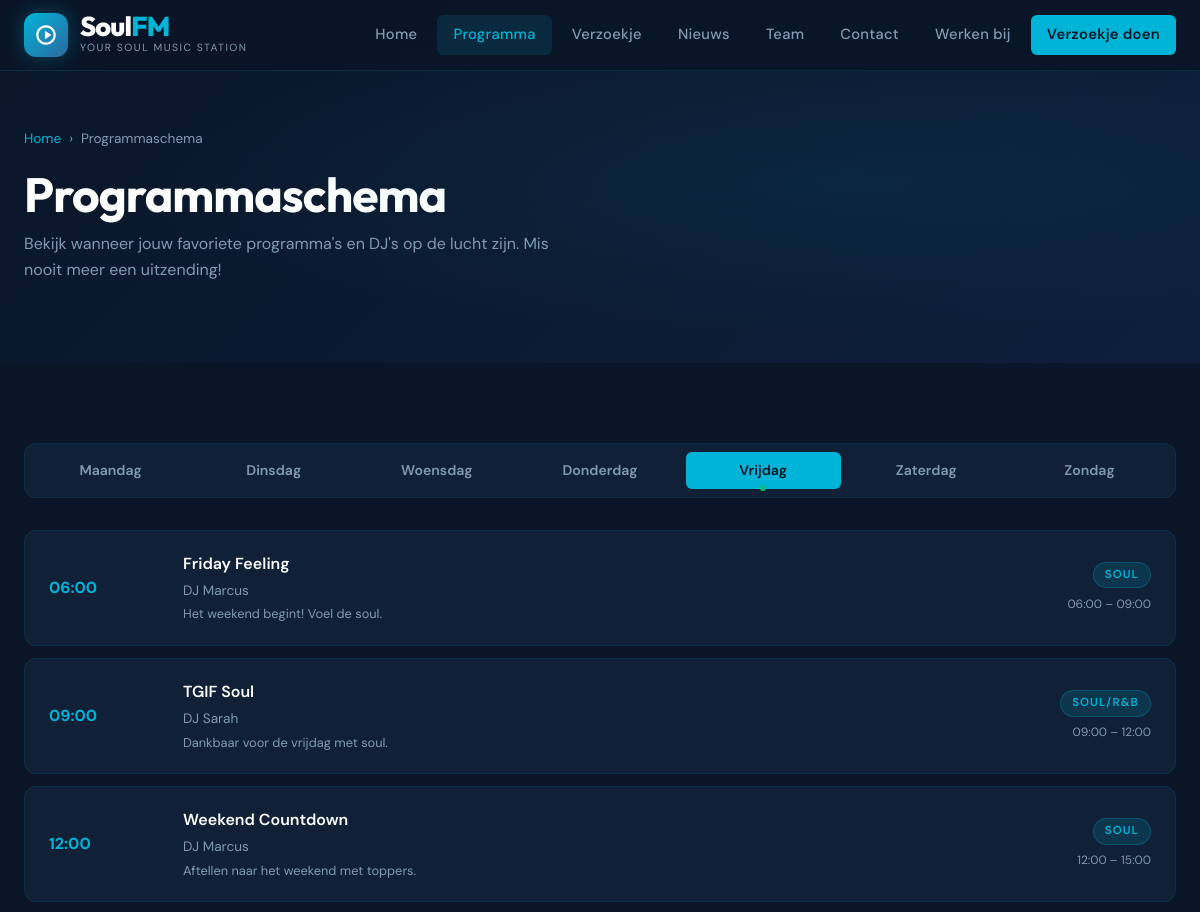
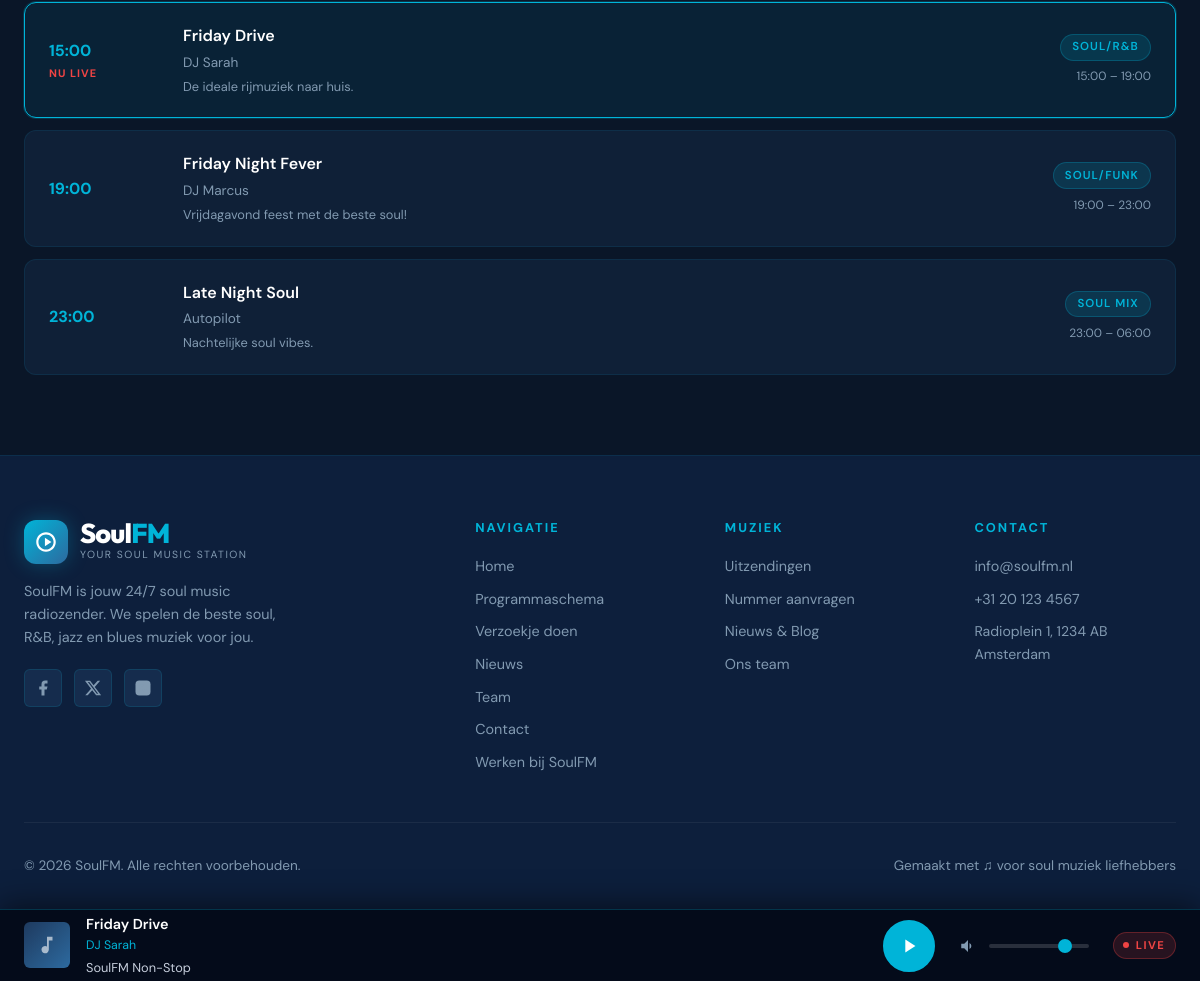
Page /schedule.php on the committed database (2 pictures, top to bottom).
### tables this page shows
CREATE TABLE IF NOT EXISTS schedule (
    id INT AUTO_INCREMENT PRIMARY KEY,
    day_of_week ENUM('monday','tuesday','wednesday','thursday','friday','saturday','sunday') NOT NULL,
    start_time TIME NOT NULL,
    end_time TIME NOT NULL,
    program_name VARCHAR(100) NOT NULL,
    dj_name VARCHAR(100) NOT NULL,
    dj_bio TEXT DEFAULT NULL,
    genre VARCHAR(50) DEFAULT 'Soul',
    cover_image VARCHAR(255) DEFAULT NULL,
    created_at DATETIME NOT NULL DEFAULT CURRENT_TIMESTAMP
);

### includes/functions.php (called while the page is built, shortened)
<?php
function getSettings(): array {
    static $cache = null;
    if ($cache !== null) return $cache;
    try {
        $pdo = getPDO();
        $rows = $pdo->query('SELECT setting_key, setting_value FROM settings')->fetchAll();
        $cache = array_column($rows, 'setting_value', 'setting_key');
        return $cache;
    } catch (PDOException $e) {
        return [];
    }
}
function getScheduleForDay(string $day): array {
    try {
        $pdo = getPDO();
        $stmt = $pdo->prepare('SELECT * FROM schedule WHERE day_of_week = ? ORDER BY start_time ASC');
        $stmt->execute([strtolower($day)]);
        return $stmt->fetchAll();
    } catch (PDOException $e) {
        return [];
    }
}
function getCurrentProgram(): ?array {
    $days = ['sunday','monday','tuesday','wednesday','thursday','friday','saturday'];
    $today = $days[date('w')];
    $now = date('H:i:s');
    try {
        $pdo = getPDO();
        $stmt = $pdo->prepare('
            SELECT * FROM schedule
            WHERE day_of_week = ?
            AND (
                (start_time <= end_time AND ? BETWEEN start_time AND end_time)
                OR
                (start_time > end_time AND (? >= start_time OR ? <= end_time))
            )
            ORDER BY start_time ASC
            LIMIT 1
        ');
        $stmt->execute([$today, $now, $now, $now]);
        $program = $stmt->fetch();
        return $program ?: null;
    } catch (PDOException $e) {
        return null;
    }
}
function getLiveAzuraCastData(): ?array {
    $azuraUrl = 'https://beheer.soulfm.nl/api/nowplaying/1';$context  = stream_context_create([
        'http' => [
            'timeout' => 2.5,
            'header'  => "User-Agent: SoulFM-Website/1.0\r\n"
        ]
    ]);
    $response = @file_get_contents($azuraUrl, false,$context);
    return null;
}
function getCurrentSong(): string {
    $data = getLiveAzuraCastData();
    return 'SoulFM Non-Stop';
}
function getAllSchedule(): array {
    $days = ['monday','tuesday','wednesday','thursday','friday','saturday','sunday'];
    $schedule = [];
    foreach ($days as $day) {
        $schedule[$day] = getScheduleForDay($day);
    }
    return $schedule;
}
function formatTime(string $time): string {
    return date('H:i', strtotime($time));
}
function dutchDayName(string $day): string {
    $names = [
        'monday'    => 'Maandag',
        'tuesday'   => 'Dinsdag',
        'wednesday' => 'Woensdag',
        'thursday'  => 'Donderdag',
        'friday'    => 'Vrijdag',
        'saturday'  => 'Zaterdag',
        'sunday'    => 'Zondag',
    ];
    return $names[strtolower($day)] ?? ucfirst($day);
}

### schedule.php (the view, shortened to what this page needs)
<?php
require_once __DIR__ . '/includes/functions.php';
$allSchedule = getAllSchedule();
$dayOrder = ['monday','tuesday','wednesday','thursday','friday','saturday','sunday'];
require_once __DIR__ . '/includes/header.php';
?>
<main id="main-content">
<div class="page-header">
  <div class="container">
    <div class="breadcrumb"><a href="<?= BASE_URL ?>/index.php">Home</a> <span>›</span> <span>Programmaschema</span></div>
    <h1>Programmaschema</h1>
    <p>Bekijk wanneer jouw favoriete programma's en DJ's op de lucht zijn. Mis nooit meer een uitzending!</p>
  </div>
</div>
<section class="section">
  <div class="container">
    <div class="schedule-tabs" role="tablist" aria-label="Dagen van de week">
      <?php foreach ($dayOrder as $day): ?>
      <button
        class="tab-btn <?= $day === $today ? 'today active' : '' ?> <?= $day !== $today && array_search($day, $dayOrder) < array_search($today, $dayOrder) ? '' : '' ?>"
        data-tab="<?= $day ?>"
        role="tab"
        aria-selected="<?= $day === $today ? 'true' : 'false' ?>"
        aria-controls="tab-<?= $day ?>">
        <?= dutchDayName($day) ?>
      </button>
      <?php endforeach; ?>
    </div>
    <?php foreach ($dayOrder as $day):
      $slots = $allSchedule[$day] ?? [];
      $nowH = (int)date('H');
      $nowM = (int)date('i');
      $nowSec = $nowH*3600 + $nowM*60 + (int)date('s');
    ?>
    <div id="tab-<?= $day ?>" class="tab-content <?= $day === $today ? 'active' : '' ?>" role="tabpanel" aria-label="<?= dutchDayName($day) ?>">
      <?php if ($slots): ?>
      <div class="schedule-list">
        <?php foreach ($slots as $slot):
          $startParts = explode(':', $slot['start_time']);
          $endParts   = explode(':', $slot['end_time']);
          $startSec = (int)$startParts[0]*3600 + (int)$startParts[1]*60;
          $endSec   = (int)$endParts[0]*3600   + (int)$endParts[1]*60;
          $isCurrent = ($day === $today) && ($startSec <= $nowSec && ($endSec > $nowSec || $endSec < $startSec));
        ?>
        <div class="schedule-item <?= $isCurrent ? 'now-playing' : '' ?>">
          <div class="schedule-time">
            <?= formatTime($slot['start_time']) ?>
            <?php if ($isCurrent): ?>
            <div style="font-size:0.68rem;font-weight:700;color:#ef4444;letter-spacing:1px;margin-top:2px">NU LIVE</div>
            <?php endif; ?>
          </div>
          <div>
            <div class="schedule-program"><?= htmlspecialchars($slot['program_name']) ?></div>
            <div class="schedule-dj">
              <?= htmlspecialchars($slot['dj_name']) ?>
              <?php if (!empty($slot['dj_bio'])): ?>
              <span style="display:block;font-size:0.8rem;margin-top:0.2rem;color:var(--color-text-dim)"><?= htmlspecialchars($slot['dj_bio']) ?></span>
              <?php endif; ?>
            </div>
          </div>
          <div style="display:flex;flex-direction:column;align-items:flex-end;gap:0.4rem">
            <span class="genre-badge"><?= htmlspecialchars($slot['genre']) ?></span>
            <span style="font-size:0.75rem;color:var(--color-text-dim)"><?= formatTime($slot['start_time']) ?> – <?= formatTime($slot['end_time']) ?></span>
          </div>
        </div>
        <?php endforeach; ?>
      </div>
      <?php endif; ?>
    </div>
    <?php endforeach; ?>
  </div>
</section>
</main>
<?php require_once __DIR__ . '/includes/footer.php'; ?>

### includes/footer.php (shortened to what this page needs)
<?php
$settings     = getSettings();
$siteName     = $settings['site_name']    ?? 'SoulFM';
$fbUrl        = $settings['facebook_url'] ?? '#';
$twUrl        = $settings['twitter_url']  ?? '#';
$igUrl        = $settings['instagram_url']?? '#';
$contactEmail = $settings['contact_email']?? '';
$currentProg  = getCurrentProgram();
?>
<footer class="site-footer">
  <div class="container">
    <div class="footer-grid">
      <div class="footer-brand">
        <a href="<?= BASE_URL ?>/index.php" class="logo">
          <div class="logo-icon" aria-hidden="true">
            <svg viewBox="0 0 24 24"><path d="M12 3C7.03 3 3 7.03 3 12s4.03 9 9 9 9-4.03 9-9-4.03-9-9-9zm0 16c-3.86 0-7-3.14-7-7s3.14-7 7-7 7 3.14 7 7-3.14 7-7 7zm-1-11v8l6-4-6-4z"/></svg>
          </div>
          <div>
            <div class="logo-text"><?= htmlspecialchars(substr($siteName,0,-2)) ?><span><?= htmlspecialchars(substr($siteName,-2)) ?></span></div>
            <div class="logo-tagline"><?= htmlspecialchars($settings['tagline'] ?? '') ?></div>
          </div>
        </a>
        <p style="margin-top:1rem"><?= htmlspecialchars($settings['about_text'] ?? '') ?></p>
        <div class="social-links" style="margin-top:1.25rem">
          <?php if ($fbUrl && $fbUrl !== '#'): ?>
          <a href="<?= htmlspecialchars($fbUrl) ?>" class="social-link" target="_blank" rel="noopener noreferrer" aria-label="Facebook">
            <svg viewBox="0 0 24 24"><path d="M18 2h-3a5 5 0 00-5 5v3H7v4h3v8h4v-8h3l1-4h-4V7a1 1 0 011-1h3z"/></svg>
          </a>
          <?php endif; ?>
          <?php if ($twUrl && $twUrl !== '#'): ?>
          <a href="<?= htmlspecialchars($twUrl) ?>" class="social-link" target="_blank" rel="noopener noreferrer" aria-label="Twitter/X">
            <svg viewBox="0 0 24 24"><path d="M18.244 2.25h3.308l-7.227 8.26 8.502 11.24H16.17l-5.214-6.817L4.99 21.75H1.68l7.73-8.835L1.254 2.25H8.08l4.713 6.231zm-1.161 17.52h1.833L7.084 4.126H5.117z"/></svg>
          </a>
          <?php endif; ?>
          <?php if ($igUrl && $igUrl !== '#'): ?>
          <a href="<?= htmlspecialchars($igUrl) ?>" class="social-link" target="_blank" rel="noopener noreferrer" aria-label="Instagram">
            <svg viewBox="0 0 24 24"><rect x="2" y="2" width="20" height="20" rx="5" ry="5"/><path d="M16 11.37A4 4 0 1112.63 8 4 4 0 0116 11.37z" fill="none" stroke="currentColor" stroke-width="2"/><line x1="17.5" y1="6.5" x2="17.51" y2="6.5" stroke="currentColor" stroke-width="2"/></svg>
          </a>
          <?php endif; ?>
        </div>
      </div>
      <div>
        <h3 class="footer-heading">Navigatie</h3>
        <nav class="footer-links">
          <a href="<?= BASE_URL ?>/index.php">Home</a>
          <a href="<?= BASE_URL ?>/schedule.php">Programmaschema</a>
          <a href="<?= BASE_URL ?>/request.php">Verzoekje doen</a>
          <a href="<?= BASE_URL ?>/news.php">Nieuws</a>
          <a href="<?= BASE_URL ?>/team.php">Team</a>
          <a href="<?= BASE_URL ?>/contact.php">Contact</a>
          <a href="<?= BASE_URL ?>/solliciteer.php">Werken bij SoulFM</a>
        </nav>
      </div>
      <div>
        <h3 class="footer-heading">Muziek</h3>
        <nav class="footer-links">
          <a href="<?= BASE_URL ?>/schedule.php">Uitzendingen</a>
          <a href="<?= BASE_URL ?>/request.php">Nummer aanvragen</a>
          <a href="<?= BASE_URL ?>/news.php">Nieuws & Blog</a>
          <a href="<?= BASE_URL ?>/team.php">Ons team</a>
        </nav>
      </div>
      <div>
        <h3 class="footer-heading">Contact</h3>
        <div class="footer-links">
          <?php if ($contactEmail): ?>
          <a href="mailto:<?= htmlspecialchars($contactEmail) ?>"><?= htmlspecialchars($contactEmail) ?></a>
          <?php endif; ?>
          <?php if (!empty($settings['contact_phone'])): ?>
          <a href="tel:<?= htmlspecialchars(preg_replace('/[^+\d]/', '', $settings['contact_phone'])) ?>"><?= htmlspecialchars($settings['contact_phone']) ?></a>
          <?php endif; ?>
          <?php if (!empty($settings['contact_address'])): ?>
          <span style="color:var(--color-text-dim);font-size:.88rem"><?= htmlspecialchars($settings['contact_address']) ?></span>
          <?php endif; ?>
        </div>
      </div>
    </div>
    <div class="footer-bottom">
      <p>&copy; <?= date('Y') ?> <?= htmlspecialchars($siteName) ?>. Alle rechten voorbehouden.</p>
      <p>Gemaakt met ♫ voor soul muziek liefhebbers</p>
    </div>
  </div>
</footer>
<div class="audio-player" role="region" aria-label="Audiospeler">
  <div class="player-info">
    <div class="player-album" aria-hidden="true">
      <svg viewBox="0 0 24 24"><path d="M12 3v10.55A4 4 0 1014 17V7h4V3h-6z"/></svg>
    </div>
    <div class="player-meta">
      <div class="player-title" id="player-title"><?= htmlspecialchars($currentProg['program_name'] ?? 'SoulFM Live') ?></div>
      <div class="player-dj" id="player-dj"><?= htmlspecialchars($currentProg['dj_name'] ?? '') ?></div>
      <?php
        $currentSongInit = function_exists('getCurrentSong') ? getCurrentSong() : 'SoulFM - The Best Soul & Motown';
      ?>
      <div class="player-song" id="player-song" style="font-size:0.8rem; opacity:0.85; margin-top:2px; font-weight:normal;">
        <?= htmlspecialchars($currentSongInit) ?>
      </div>
    </div>
  </div>
  <div class="player-controls">
    <div class="player-equalizer paused" id="player-eq" aria-hidden="true">
    </div>
    <button class="player-btn play-btn" id="player-play-btn" aria-label="Afspelen / Pauzeren">
      <svg id="play-icon" viewBox="0 0 24 24"><path d="M8 5v14l11-7z"/></svg>
    </button>
  </div>
  <div class="player-volume">
    <button id="mute-btn" aria-label="Geluid dempen" style="background:none;border:none;cursor:pointer;display:flex;align-items:center">
      <svg id="vol-icon" viewBox="0 0 24 24" style="width:18px;height:18px;fill:var(--color-text-dim)"><path d="M3 9v6h4l5 5V4L7 9H3zm13.5 3A4.5 4.5 0 0014 7.97v8.05A4.5 4.5 0 0016.5 12z"/></svg>
    </button>
    <input type="range" id="volume-slider" class="volume-slider" min="0" max="1" step="0.02" value="0.8" aria-label="Volume">
  </div>
  <div class="player-live-badge">
    <span class="dot" aria-hidden="true"></span>
    LIVE
  </div>
</div>
</body>
</html>

### rows in the picture
schedule: start_time "06:00", program_name "Friday Feeling", dj_name "DJ Marcus", dj_bio "Het weekend begint! Voel de soul.", genre "SOUL", end_time "09:00"
schedule: start_time "09:00", program_name "TGIF Soul", dj_name "DJ Sarah", dj_bio "Dankbaar voor de vrijdag met soul.", genre "SOUL/R&B", end_time "12:00"
schedule: start_time "12:00", program_name "Weekend Countdown", dj_name "DJ Marcus", dj_bio "Aftellen naar het weekend met toppers.", genre "SOUL", end_time "15:00"
schedule: start_time "15:00", shows "NU LIVE", program_name "Friday Drive", dj_name "DJ Sarah", dj_bio "De ideale rijmuziek naar huis.", genre "SOUL/R&B", end_time "19:00"
schedule: start_time "19:00", program_name "Friday Night Fever", dj_name "DJ Marcus", dj_bio "Vrijdagavond feest met de beste soul!", genre "SOUL/FUNK", end_time "23:00"
schedule: start_time "23:00", program_name "Late Night Soul", dj_name "Autopilot", dj_bio "Nachtelijke soul vibes.", genre "SOUL MIX", end_time "06:00"

### other values in the picture
substr($siteName, 0, -2) "Soul"
substr($siteName, -2) "FM"
$tagline "YOUR SOUL MUSIC STATION"
dutchDayName($day) "Maandag"
dutchDayName($day) "Dinsdag"
dutchDayName($day) "Woensdag"
dutchDayName($day) "Donderdag"
dutchDayName($day) "Vrijdag"
dutchDayName($day) "Zaterdag"
dutchDayName($day) "Zondag"
substr($siteName,0,-2) "Soul"
substr($siteName,-2) "FM"
$settings['tagline'] "YOUR SOUL MUSIC STATION"
$settings['about_text'] "SoulFM is jouw 24/7 soul music radiozender. We spelen de beste soul, R&B, jazz en blues muziek voor jou."
$contactEmail "info@soulfm.nl"
